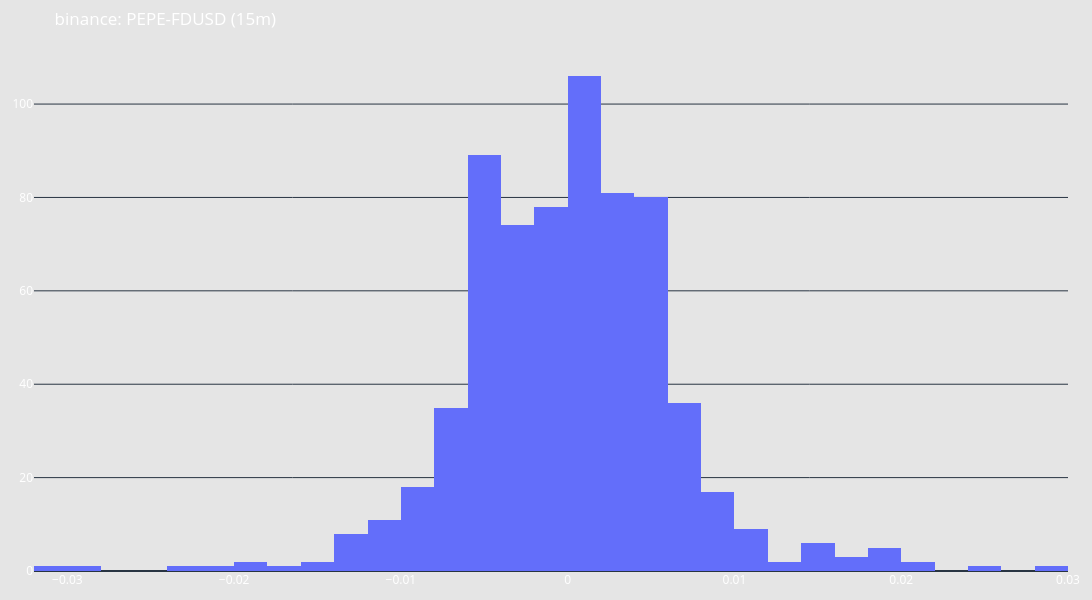

Notebook cell for this chart:
### Code cell
candles_example.plot("returns")

### Figure 1 — Plotly figure (JSON) as saved in the notebook; plotly's stock layout.template omitted (floating-point values rounded to 4 significant figures; data arrays with more than 128 entries replaced by an {"elided": "..."} marker saying what was removed)
{"data": [{"nbinsx": 50, "type": "histogram", "x": {"elided": "671 float values"}}], "layout": {"font": {"color": "white", "size": 12}, "height": 600, "hovermode": "x unified", "margin": {"b": 20, "l": 20, "r": 20, "t": 50}, "paper_bgcolor": "rgba(0, 0, 0, 0.1)", "plot_bgcolor": "rgba(0, 0, 0, 0)", "showlegend": false, "title": {"text": "binance: PEPE-FDUSD (15m)"}, "width": 1200, "xaxis": {"autorange": true, "range": [-0.032, 0.03], "rangeslider": {"visible": false, "yaxis": {}}, "type": "linear"}, "yaxis": {"autorange": true, "range": [0, 111.6]}}}
